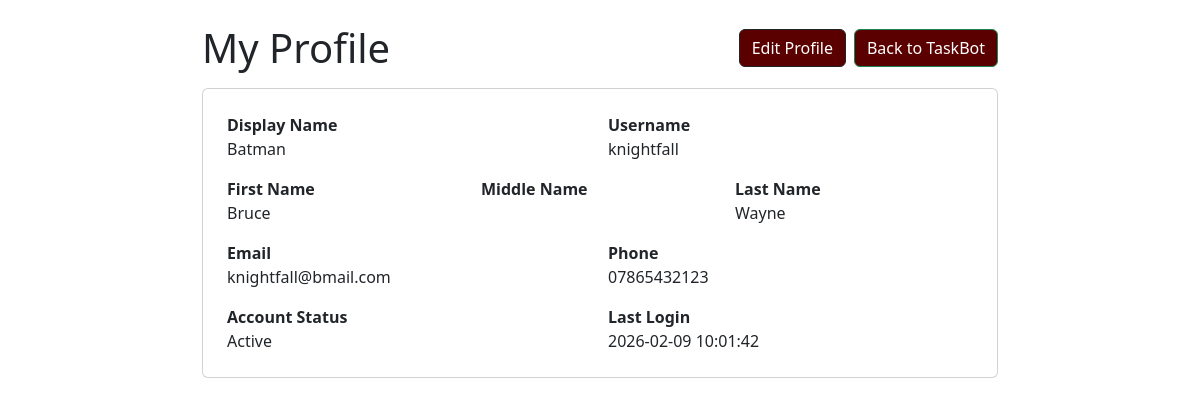
The page /viewprofile.php (signed in) on the database as committed earlier.
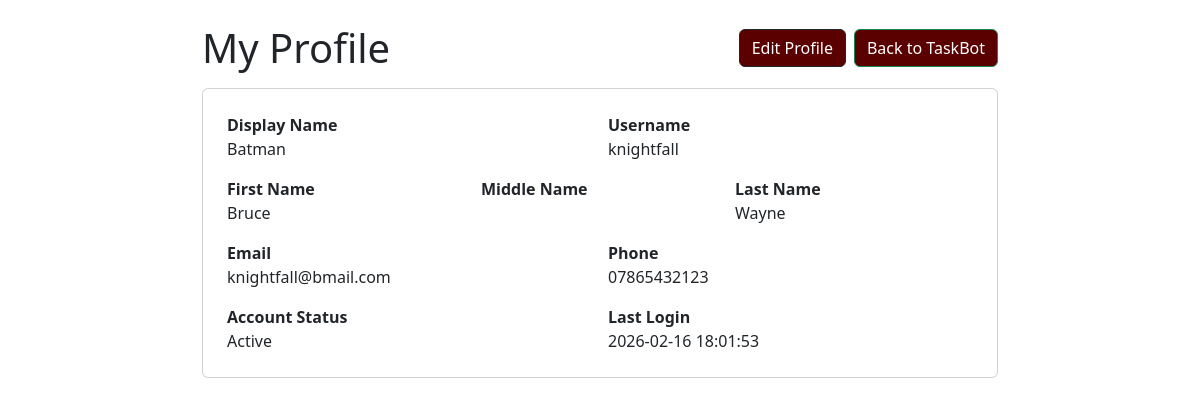
The same page on the database as committed later.
### tables this page shows
CREATE TABLE Users ( 

  UserID      INTEGER PRIMARY KEY AUTOINCREMENT, 

  RoleID      INTEGER NOT NULL, 

  DisplayName TEXT NOT NULL, 

  FirstName   TEXT NOT NULL, 

  MiddleName  TEXT DEFAULT ' ', 

  LastName    TEXT NOT NULL, 

  Email       TEXT NOT NULL UNIQUE, 

  Phone       TEXT UNIQUE, 

  IsActive    INTEGER NOT NULL DEFAULT 1, 

  LastLoginAt DATETIME DEFAULT CURRENT_TIMESTAMP, 

  FOREIGN KEY (RoleID) REFERENCES Role(RoleID) 

    ON UPDATE CASCADE 

    ON DELETE CASCADE 

);

### viewprofile.php (the view, shortened to what this page needs)
 <?php
require_once "db.php";
$userId = (int)$_SESSION['userId'];
$stmt = $db->prepare("
  SELECT UserID, DisplayName, FirstName, MiddleName, LastName, Email, Phone, IsActive, LastLoginAt
  FROM Users
  WHERE UserID = :uid
  LIMIT 1
");
$stmt->bindValue(":uid", $userId, SQLITE3_INTEGER);
$res = $stmt->execute();
$user = $res->fetchArray(SQLITE3_ASSOC);
?>
<!doctype html>
<html lang="en">
<head>
  <link rel="stylesheet" href="/TaskBot/style.css">
  <link rel="stylesheet" href="/TaskBot/a11y.css">
  <link href="https://cdn.jsdelivr.net/npm/bootstrap@5.3.0/dist/css/bootstrap.min.css" rel="stylesheet">
</head>
<body class="p-4">
  <div class="container" style="max-width: 820px;">
    <div class="d-flex justify-content-between align-items-center mb-3">
      <h1 class="m-0">My Profile</h1>
      <div class="d-flex gap-2 flex-wrap">
        <a class="btn btn-outline-dark" href="/TaskBot/editprofile.php">Edit Profile</a>
        <a class="btn btn-success" href="/TaskBot/index.php?page=home">Back to TaskBot</a>
      </div>
    </div>
    <div class="card p-4">
      <div class="row g-3">
        <div class="col-md-6">
          <div class="fw-bold">Display Name</div>
          <div><?= htmlspecialchars($user['DisplayName'] ?? '') ?></div>
        </div>
        <div class="col-md-6">
          <div class="fw-bold">Username</div>
          <div><?= htmlspecialchars($_SESSION['username'] ?? '') ?></div>
        </div>
        <div class="col-md-4">
          <div class="fw-bold">First Name</div>
          <div><?= htmlspecialchars($user['FirstName'] ?? '') ?></div>
        </div>
        <div class="col-md-4">
          <div class="fw-bold">Middle Name</div>
        </div>
        <div class="col-md-4">
          <div class="fw-bold">Last Name</div>
          <div><?= htmlspecialchars($user['LastName'] ?? '') ?></div>
        </div>
        <div class="col-md-6">
          <div class="fw-bold">Email</div>
          <div><?= htmlspecialchars($user['Email'] ?? '') ?></div>
        </div>
        <div class="col-md-6">
          <div class="fw-bold">Phone</div>
          <div><?= htmlspecialchars($user['Phone'] ?? '') ?></div>
        </div>
        <div class="col-md-6">
          <div class="fw-bold">Account Status</div>
          <div><?= ((int)($user['IsActive'] ?? 1) === 1) ? "Active" : "Inactive" ?></div>
        </div>
        <div class="col-md-6">
          <div class="fw-bold">Last Login</div>
          <div><?= htmlspecialchars($user['LastLoginAt'] ?? '') ?></div>
        </div>
      </div>
    </div>
  </div>
</body>
</html>

Rows that differ between the two databases and show on the page:
changed users "Batman": LastLoginAt "2026-02-09 10:01:42" → "2026-02-16 18:01:53"
